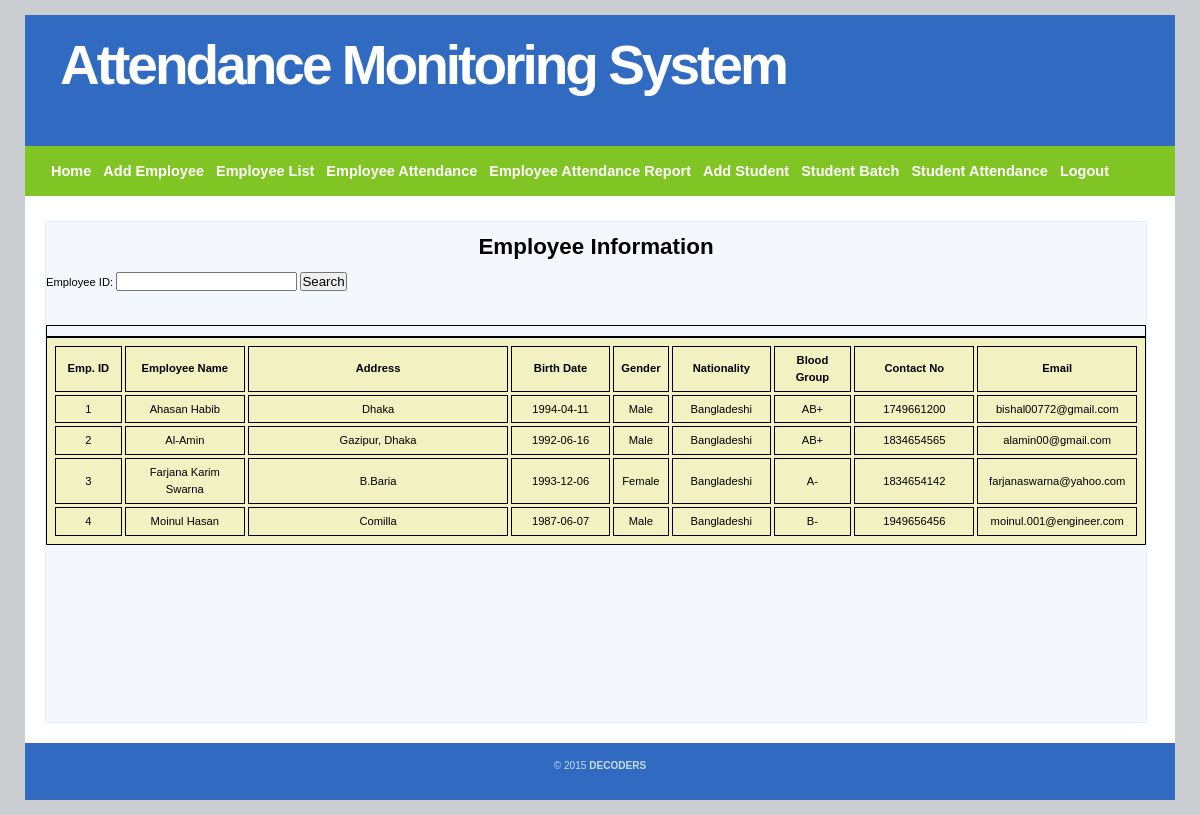
Page /newfolder/hr_view_employee_list.php (signed in) on the committed database.
### tables this page shows
CREATE TABLE IF NOT EXISTS `employee` (
  `EmpID` int(10) NOT NULL,
  `EmployeeName` varchar(100) NOT NULL,
  `Address` varchar(200) NOT NULL,
  `BirthDate` varchar(20) NOT NULL,
  `Gender` varchar(20) NOT NULL,
  `Nationality` varchar(20) NOT NULL,
  `BloodGroup` varchar(10) NOT NULL,
  `ContactNo` int(30) NOT NULL,
  `Email` varchar(30) NOT NULL
);

### newfolder/hr_view_employee_list.php (the view, shortened to what this page needs)
<!DOCTYPE html>
<html>
    <head>
      <?php require_once 'config/commonJS.php'; ?>
	</head>
		<body>
        <div id="wrap">
            <?php @require_once '../menu/header.php'; ?>
            <?php @require_once 'menu/hr_menu.php'; ?>
		<div id="content-wrap">
            <div id="main">
					<br>
					<h1 align="center">Employee Information</h1>
					<br>
					<form action="hr_view_employee_list.php" method="post">
					Employee ID: <input type="text" name="term" />
					<input type="submit" name="submit" value="Search" />
					</form>
					<br></br>
			<table style="width:100%">
			<table id="t01">
					  <tr>
						<th align="center" style="width:50px">Emp. ID</th>
						<th align="center" style="width:100px">Employee Name</th>
						<th align="center" style="width:230px">Address</th>
						<th align="center" style="width:80px">Birth Date</th>
						<th align="center" style="width:40px">Gender</th>
						<th align="center" style="width:80px">Nationality</th>
						<th align="center" style="width:60px">Blood Group</th>
						<th align="center" style="width:100px">Contact No</th>
						<th align="center" style="width:130px">Email</th>
					  </tr>
				<?php
				include('../class/db_p.php');
				$con=mysqli_connect("$host", "$username", "$password")or die("cannot connect");
				mysqli_select_db($con, $db_name)or die("cannot select DB");
				$term = $_POST['term'];
				if($term!=="")
				{
				$sql = mysqli_query($con, "SELECT * FROM employee WHERE EmpID Like '%$term%'")
						or die(mysql_error());
				while($row = mysqli_fetch_array( $sql )) {
						echo "<tr>";
						echo '<td align="center">' . $row['EmpID'] . '</td>';
						echo '<td align="center">' . $row['EmployeeName'] . '</td>';
						echo '<td align="center">' . $row['Address'] . '</td>';
						echo '<td align="center">' . $row['BirthDate'] . '</td>';
						echo '<td align="center">' . $row['Gender'] . '</td>';
						echo '<td align="center">' . $row['Nationality'] . '</td>';
						echo '<td align="center">' . $row['BloodGroup'] . '</td>';
						echo '<td align="center">' . $row['ContactNo'] . '</td>';
						echo '<td align="center">' . $row['Email'] . '</td>';
						echo "</tr>";
					}
				}
				?>
		    </table>
			</div>
		</div>
            <?php @require_once '../menu/footer.php'; ?>
        </div>
		</body>
</html>

### css/CoolWater.css (style rules this page uses)
* { margin: 0; padding: 0; outline: 0; }
body { background: #caced1; font: 70%/1.5em Verdana, Tahoma, arial, sans-serif; color: #000; text-align: center; margin: 15px 0; }
#wrap { width: 1150px; background: #FFF; margin: 0 auto; text-align: left; }
#content-wrap { clear: both; width: 1150px; margin: 5px auto; padding: 0; }
#main { float: left; width: 1100px; margin: 20px 20px 20px 20px; display: inline; min-height: 500px; background: none repeat scroll 0 0 #F4F8FD; border: 1px solid #E5F0FB; }

### newfolder/hr_view_employee_list.php (style rules this page uses)
table, th, td { border: 1px solid black; padding: 5px; }
table { border-spacing: 3px; }
table#t01 { width: 100%; background-color: #f1f1c1; }

### rows in the picture
employee: EmpID "1", EmployeeName "Ahasan Habib", Address "Dhaka", BirthDate "1994-04-11", Gender "Male", Nationality "Bangladeshi", BloodGroup "AB+", ContactNo "1749661200", Email "bishal00772@gmail.com"
employee: EmpID "2", EmployeeName "Al-Amin", Address "Gazipur, Dhaka", BirthDate "1992-06-16", Gender "Male", Nationality "Bangladeshi", BloodGroup "AB+", ContactNo "1834654565", Email "alamin00@gmail.com"
employee: EmpID "3", EmployeeName "Farjana Karim Swarna", Address "B.Baria", BirthDate "1993-12-06", Gender "Female", Nationality "Bangladeshi", BloodGroup "A-", ContactNo "1834654142", Email "farjanaswarna@yahoo.com"
employee: EmpID "4", EmployeeName "Moinul Hasan", Address "Comilla", BirthDate "1987-06-07", Gender "Male", Nationality "Bangladeshi", BloodGroup "B-", ContactNo "1949656456", Email "moinul.001@engineer.com"
